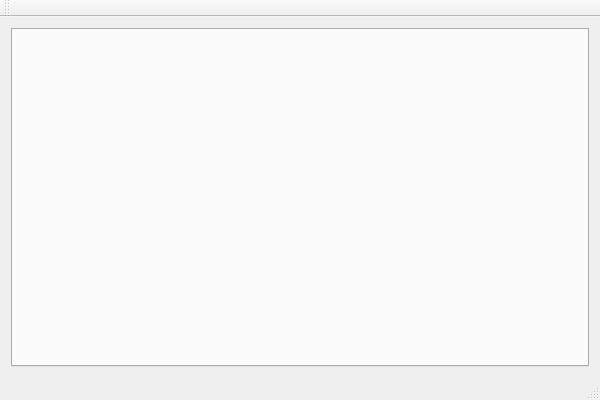
<?xml version="1.0" encoding="UTF-8"?>
<ui version="4.0">
 <class>dungeonsounderClass</class>
 <widget class="QMainWindow" name="dungeonsounderClass">
  <property name="geometry">
   <rect>
    <x>0</x>
    <y>0</y>
    <width>600</width>
    <height>400</height>
   </rect>
  </property>
  <property name="windowTitle">
   <string>dungeonsounder</string>
  </property>
  <widget class="QWidget" name="centralWidget">
   <layout class="QGridLayout" name="gridLayout">
    <item row="0" column="0">
     <widget class="QTabWidget" name="tabWidget">
      <property name="currentIndex">
       <number>-1</number>
      </property>
     </widget>
    </item>
   </layout>
  </widget>
  <widget class="QMenuBar" name="menuBar">
   <property name="geometry">
    <rect>
     <x>0</x>
     <y>0</y>
     <width>600</width>
     <height>26</height>
    </rect>
   </property>
  </widget>
  <widget class="QToolBar" name="mainToolBar">
   <attribute name="toolBarArea">
    <enum>TopToolBarArea</enum>
   </attribute>
   <attribute name="toolBarBreak">
    <bool>false</bool>
   </attribute>
  </widget>
  <widget class="QStatusBar" name="statusBar"/>
 </widget>
 <layoutdefault spacing="6" margin="11"/>
 <resources>
  <include location="dungeonsounder.qrc"/>
 </resources>
 <connections/>
</ui>
